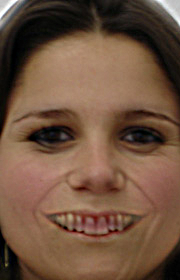
#> input picture hybrid.png, 180 x 280 px
$ python main.py hybrid.png hybrid.png
#> lines starting #> are read from the running program, lines starting #| are printed output that depends on the picture
import numpy as np
import argparse
from PIL import Image
import matplotlib.pyplot as plt

SIZE_OF_GAUSSIAN_FILTER = 11
SIGMA_OF_GAUSSIAN_FILTER = 5
HIGH_PASS_WEIGHT = 2


def edge_pad(image, pad_height, pad_width):
    if image.ndim == 3:
        return np.pad(image, ((pad_height, pad_height), (pad_width, pad_width), (0, 0)), mode="edge")
    return np.pad(image, ((pad_height, pad_height), (pad_width, pad_width)), mode="edge")


def gaussian_kernel(size, sigma):
#> called with size = 11, sigma = 5
    kernel = np.zeros((size, size))
    center = size // 2

    for i in range(size):
        for j in range(size):
            x, y = i - center, j - center
            kernel[i, j] = (1 / (2 * np.pi * sigma**2)) * np.exp(-(x**2 + y**2) / (2 * sigma**2))

    return kernel / np.sum(kernel)


def turnkernelnegative(kernel):
    Hk, Wk = kernel.shape


def conv_2D(image, kernel):

    Hk, Wk = kernel.shape
    pad_height = Hk // 2
    pad_width = Wk // 2

    if len(image.shape) > 2:
        Hi, Wi, colors = image.shape
#> Hi = 280; Wi = 180; colors = 3
        out = np.zeros((Hi, Wi, colors), dtype=np.float64)
        padded_image = edge_pad(image, pad_height, pad_width)
#> in edge_pad, `return np.pad(image, ((pad_height, pad_height), (pad_width, pad_width)..`:
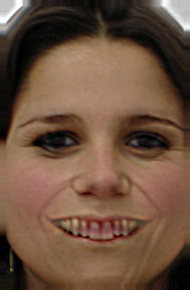
#> returned value: shape (290, 190, 3) float64; mean of channels 0, 1, 2 110.1, 82.2, 63.2; drawn as R, G, B

        for c in range(colors):
            for i in range(Hi):
                for j in range(Wi):
                    neighborhood = padded_image[i:i+Hk, j:j+Wk, c]
                    out[i, j, c] = np.sum(neighborhood * kernel)
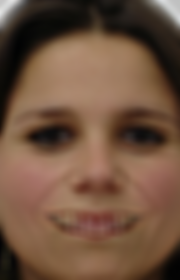
#> out: shape (280, 180, 3) float64; mean R, G, B 112.8, 83.8, 64
    else:
        Hi, Wi = image.shape
        out = np.zeros((Hi, Wi), dtype=np.float64)
        padded_image = edge_pad(image, pad_height, pad_width)

        for i in range(Hi):
            for j in range(Wi):
                neighborhood = padded_image[i:i+Hk, j:j+Wk]
                out[i, j] = np.sum(neighborhood * kernel)

    return out


def get_blurredimage(image):

    blurkernel = gaussian_kernel(SIZE_OF_GAUSSIAN_FILTER, SIGMA_OF_GAUSSIAN_FILTER)

    out = conv_2D(image, blurkernel)

    return out


def get_highpassimage(image):
    blurredimage = get_blurredimage(image)
    highpassimage = (image - blurredimage)
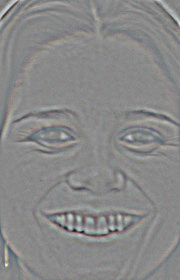
#> highpassimage: shape (280, 180, 3) float64; mean R, G, B 0, 0, 0; drawn with min black and max white

    return highpassimage


def combine_images(lowpassimage, highpassimage):
    out = lowpassimage  + (highpassimage * HIGH_PASS_WEIGHT)
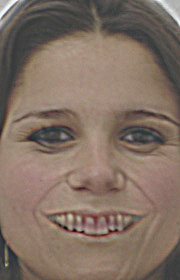
#> out: shape (280, 180, 3) float64; mean R, G, B 112.9, 83.8, 64; drawn with min black and max white
    return out


#Method One


# [133 lines left out: functions to_gray, estimate_translation_ssd, realign_image, sobel_gradients, harris_response, harris_keypoints and 3 more, not called in this run]

def load_image(path):
    return np.array(Image.open(path).convert("RGB"), dtype=np.float64)


def main(argv=None):
    parser = argparse.ArgumentParser(description="Make a hybrid image, optionally aligning the two images first.")
    parser.add_argument("image_a", help="image whose low frequencies are used")
    parser.add_argument("image_b", help="image whose high frequencies are used (assumed to be the shifted one)")
    parser.add_argument("--method", choices=["none", "ssd", "harris"], default="none",
                        help="how to estimate the shift before combining: none (no alignment), "
                             "ssd (Method A), or harris (Method B). Default: none")
    parser.add_argument("--max-shift", type=int, default=20, help="largest shift (in pixels) to look for")
    parser.add_argument("--output", default="hybrid.png", help="where to save the hybrid image")
    parser.add_argument("--no-show", action="store_true", help="save the result without opening a window")
    args = parser.parse_args(argv)

    img_a = load_image(args.image_a)
    img_b = load_image(args.image_b)
    if img_a.shape != img_b.shape:
        parser.error("the two images must be the same size")


    if args.method == "ssd":
        dx, dy = estimate_translation_ssd(img_a, img_b, max_shift=args.max_shift)
    elif args.method == "harris":
        dx, dy = estimate_translation_harris(img_a, img_b, max_shift=args.max_shift)
    else:
        dx, dy = 0, 0
    print(f"method: {args.method}   estimated shift of image_b: dx = {dx}, dy = {dy}")

    if (dx, dy) != (0, 0):
        img_b = realign_image(img_b, dx, dy)


    low = get_blurredimage(img_a)
    high = get_highpassimage(img_b)
    hybrid = combine_images(low, high)
    hybrid = np.clip(hybrid, 0, 255).astype(np.uint8)
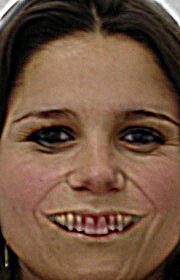
#> hybrid: shape (280, 180, 3); mean R, G, B 112.6, 83.6, 63.8

    Image.fromarray(hybrid).save(args.output)
    print(f"saved {args.output}")
    if not args.no_show:
        plt.imshow(hybrid)
        plt.axis("off")
        plt.show()


if __name__ == "__main__":
    main()
